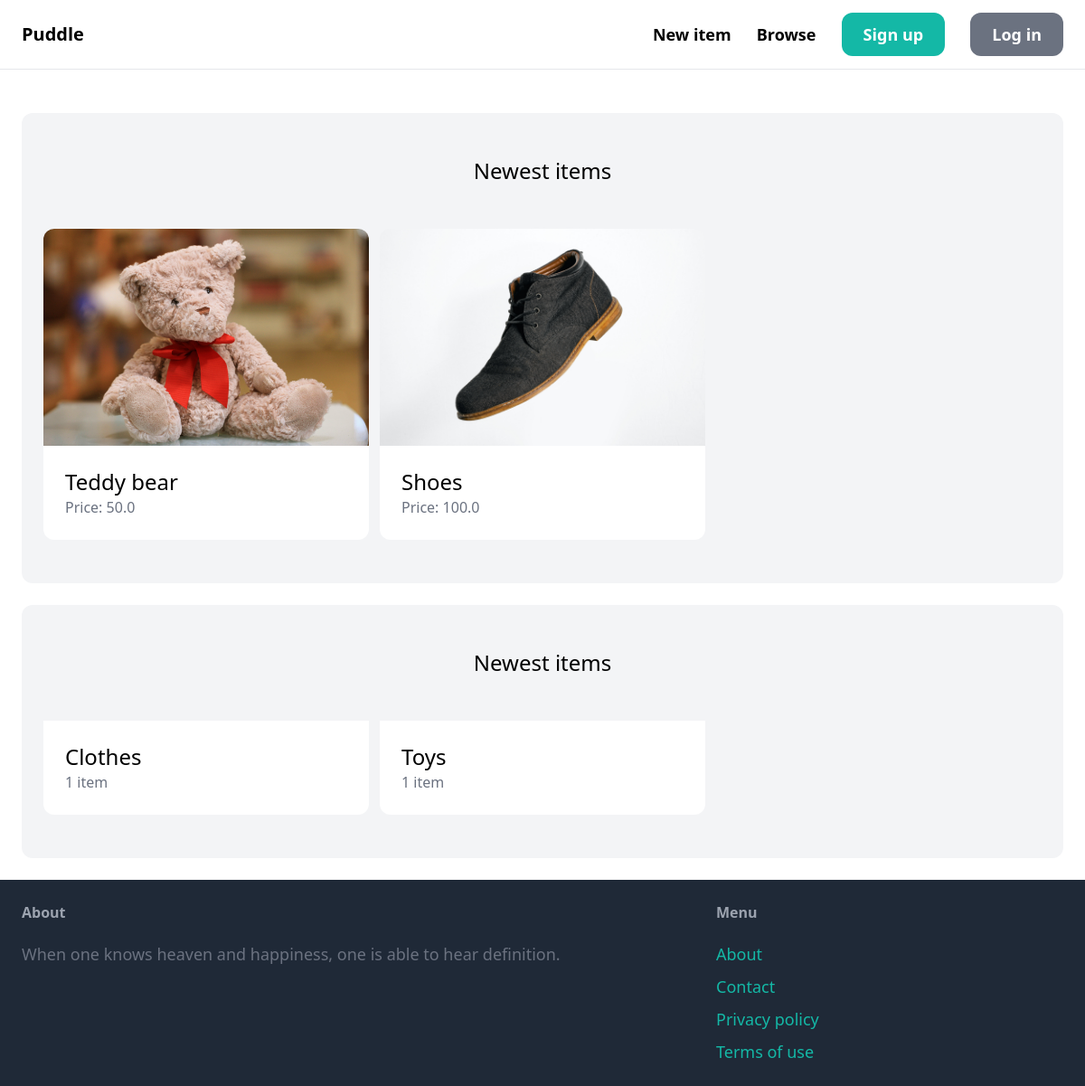
Before: / with the older database file.
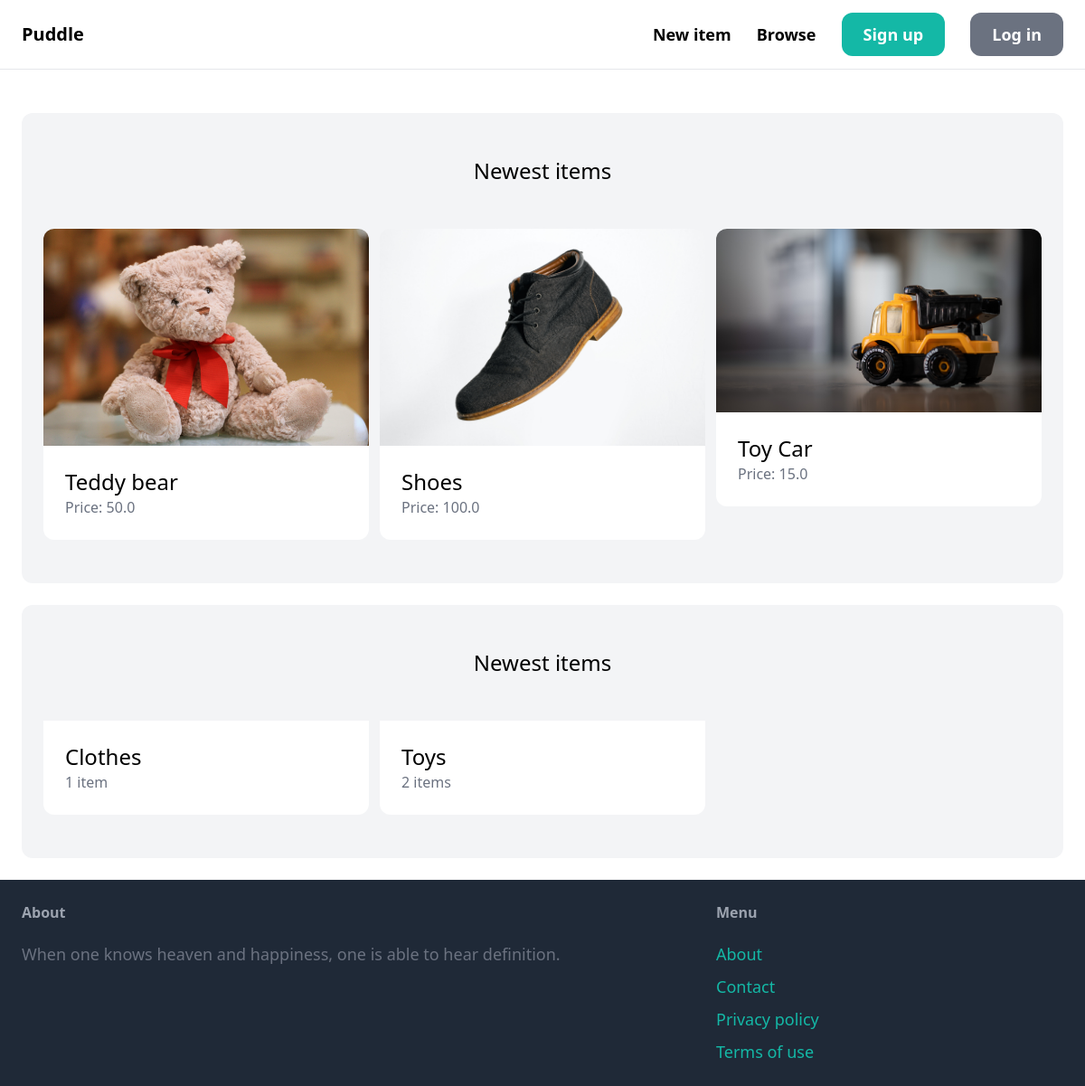
After: the same page with the newer database file.
### item/models.py (models this page shows, shortened)
class Item(models.Model):
    category = models.ForeignKey(Category, related_name='items', on_delete=models.CASCADE)
    name = models.CharField(max_length=255)
    description = models.TextField(blank=True, null=True)
    price = models.FloatField()
    image = models.ImageField(upload_to='item_images', blank=True, null=True)
    sold = models.BooleanField(default=False)
    created_by = models.ForeignKey(User, related_name='items', on_delete=models.CASCADE)
    created_at = models.DateTimeField(auto_now_add=True)

class Category(models.Model):
    name = models.CharField(max_length=255)
    class Meta:
        ordering = ('name',)
        verbose_name_plural = 'Categories'

### core/views.py (the view)
# urls.py: path('', views.index, name='index'),
def index(request):
    items = Item.objects.filter(sold=False)[:6]
    categories = Category.objects.all()
    return render(request, 'core/index.html', context={
        'items': items,
        'categories': categories,
    })

### core/templates/core/index.html (shortened to what this page needs)
{% extends 'core/base.html' %}
{% block content %}
<div class="mt-6 px-6 py-12 bg-gray-100 rounded-xl">
    <h2 class="mb-12 text-2xl text-center">Newest items</h2>
    <div class="grid grid-cols-3 gap-3">
        {% for item in items %}
        <div>
            <a href=" {% url 'item:detail' item.id %} ">
                <div>
                    <img class="rounded-t-xl"
                         src="{{ item.image.url }}"
                         alt="{{ item.name }}">
                </div>
                <div class="p-6 bg-white rounded-b-xl">
                    <h2 class="text-2xl">{{ item.name }}</h2>
                    <p class="text-gray-500">Price: {{ item.price }}</p>
                </div>
            </a>
        </div>
        {% endfor %}
    </div>
</div>
<div class="mt-6 px-6 py-12 bg-gray-100 rounded-xl">
    <h2 class="mb-12 text-2xl text-center">Newest items</h2>
    <div class="grid grid-cols-3 gap-3">
        {% for category in categories %}
        <div>
            <a href="#">
                <div class="p-6 bg-white rounded-b-xl">
                    <h2 class="text-2xl">{{ category.name }}</h2>
                    <p class="text-gray-500">{{ category.items.count }}
                        {% if category.items.count == 1 %} item
                        {% else %} items
                        {% endif %}
                    </p>
                </div>
            </a>
        </div>
        {% endfor %}
    </div>
</div>
{% endblock %}

### core/templates/core/base.html (shortened to what this page needs)
<!doctype html>
<html lang="en">
<head>
    <script src="https://cdn.tailwindcss.com"></script>
</head>
<body>
<nav class="px-6 py-6 flex justify-between items-center border-b border-gray-200">
    <a href="/" class="text-xl font-semibold">Puddle</a>
    <div class="space-x-6">
        <a href="#" class="text-lg font-semibold hover:text-gray-500">New item</a>
        <a href="#" class="text-lg font-semibold hover:text-gray-500">Browse</a>
        <a href="{% url 'core:signup' %}" class="px-6 py-3 text-lg font-semibold bg-teal-500 text-white rounded-xl hover:bg-teal-700">Sign
            up</a>
        <a href="#" class="px-6 py-3 text-lg font-semibold bg-gray-500 text-white rounded-xl hover:bg-gray-700">Log
            in</a>
    </div>
</nav>
<div class="px-6 py-6">
    {% block content %}
    {% endblock %}
</div>
<footer class="py-6 px-6 flex justify-between bg-gray-800">
    <div class="w-2/3 pr-10">
        <h3 class="mb-5 font-semibold text-gray-400">About</h3>
        <p class="text-lg text-gray-500">When one knows heaven and happiness, one is able to hear definition.</p>
    </div>
    <div class="w-1/3">
        <h3 class="mb-5 font-semibold text-gray-400">Menu</h3>
        <ul class="space-y-2">
            <li><a href="/about" class="text-lg text-teal-500 hover:text-teal-700">About</a></li>
            <li><a href="{% url 'core:contact' %}" class="text-lg text-teal-500 hover:text-teal-700">Contact</a></li>
            <li><a href="#" class="text-lg text-teal-500 hover:text-teal-700">Privacy policy</a></li>
            <li><a href="#" class="text-lg text-teal-500 hover:text-teal-700">Terms of use</a></li>
        </ul>
    </div>
</footer>
</body>
</html>

Changed rows visible on the page:
added Item: image (picture), name "Toy Car", price "15.0"
computed for Category "Toys": items.count "1" → "2"; text "item" → "items"
